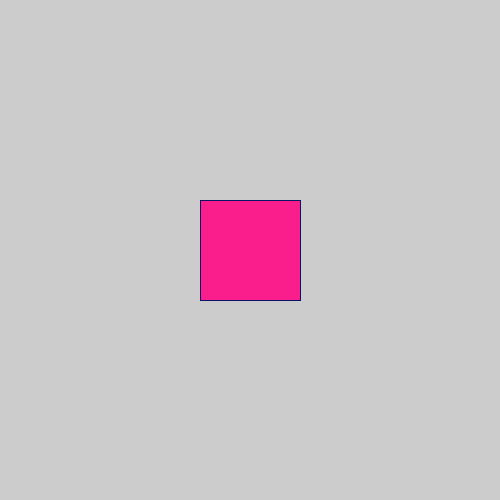
Frame 1 (no input)
Frame 60 (the mouse pressed at the canvas centre just before this capture): identical to frame 1, image omitted
Frame 120 (the mouse held since frame 60 and released just before this capture): identical to frame 1, image omitted

The Processing sketch that drew this single still picture (run headless with seeded random() and noise(); from frame 60 on, the mouse is pressed at the canvas centre):

// Processing sketch: Sketch_2
// ── Sketch_2.pde
void setup(){
  size (500,500);
  fill (255,255,255);
  
}

void draw(){
    stroke(10,20,100);
    fill (250,30,140);
    rect(200,200,100,100);
    
}
